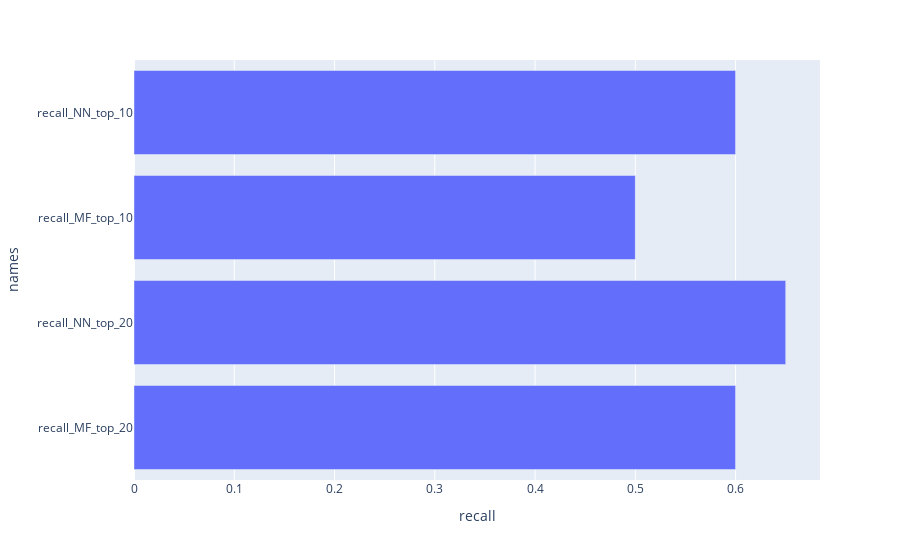

Source (notebook cell):
### Code cell
fig = px.bar(recall_df, x='recall',y = 'names')
fig.show()

### Figure 1 — Plotly figure (JSON) as saved in the notebook; plotly's stock layout.template omitted (floating-point values rounded to 4 significant figures)
{"data": [{"alignmentgroup": "True", "hovertemplate": "recall=%{x}<br>names=%{y}<extra></extra>", "legendgroup": "", "marker": {"color": "#636efa", "pattern": {"shape": ""}}, "name": "", "offsetgroup": "", "orientation": "h", "showlegend": false, "textposition": "auto", "type": "bar", "x": [0.6, 0.65, 0.5, 0.6], "xaxis": "x", "y": ["recall_MF_top_20", "recall_NN_top_20", "recall_MF_top_10", "recall_NN_top_10"], "yaxis": "y"}], "layout": {"autosize": true, "barmode": "relative", "legend": {"tracegroupgap": 0}, "margin": {"t": 60}, "xaxis": {"anchor": "y", "autorange": true, "domain": [0, 1], "range": [0, 0.6842], "title": {"text": "recall"}, "type": "linear"}, "yaxis": {"anchor": "x", "autorange": true, "domain": [0, 1], "range": [-0.5, 3.5], "title": {"text": "names"}, "type": "category"}}}
